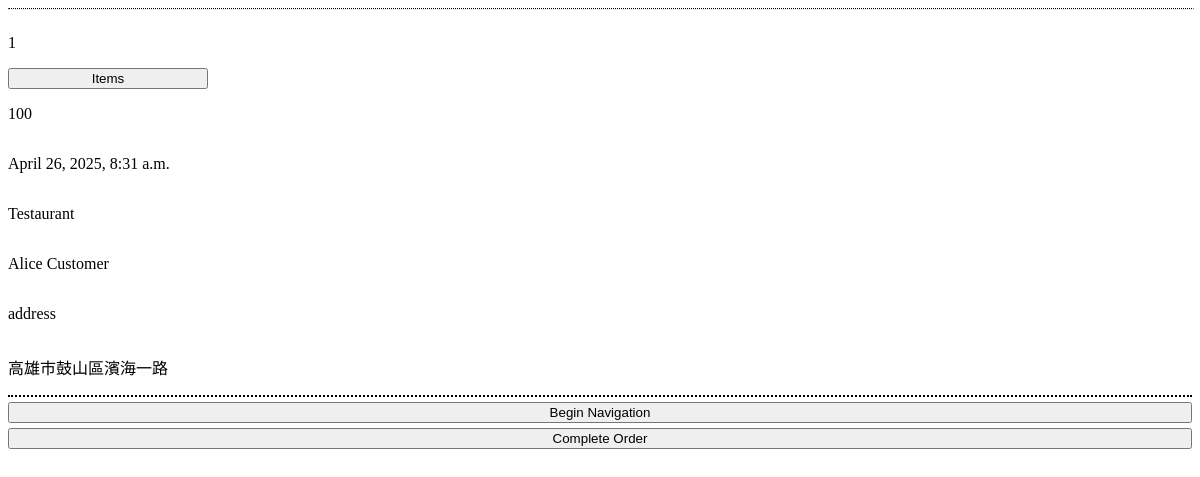
The page /CurrentDelivery/6 on the database as committed earlier.
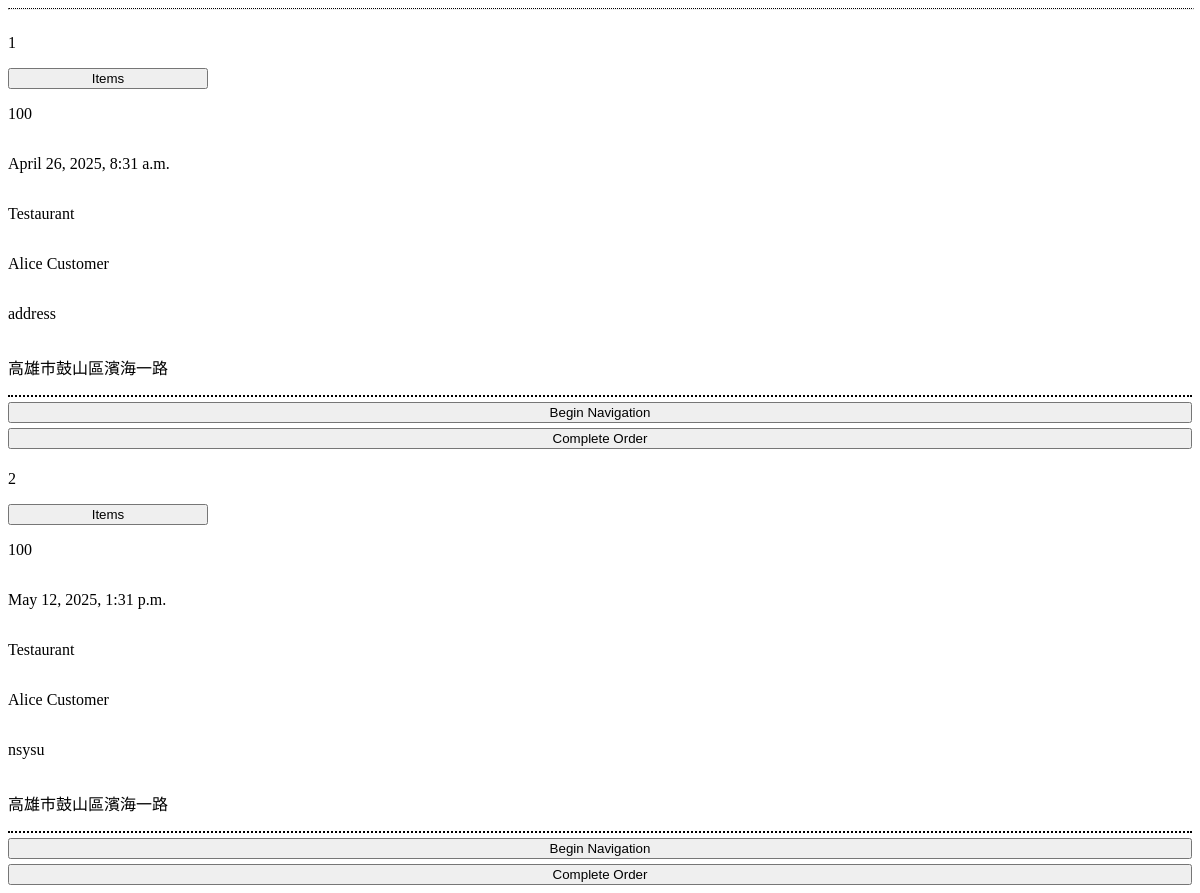
The same page on the database as committed later.
### database/models.py (models this page shows)
class Order(models.Model):
    user = models.ForeignKey(User, on_delete=models.CASCADE, related_name='orders')
    restaurant = models.ForeignKey(Restaurant, on_delete=models.CASCADE)
    delivery_person = models.ForeignKey(User, on_delete=models.CASCADE, related_name='deliveries', null=True, blank=True)
    items = models.CharField(max_length=100)  # Could later become ManyToMany if needed
    price = models.IntegerField()
    created_at = models.DateTimeField(auto_now_add=True)
    status = models.CharField(max_length=100, default="Pending")
    destination = models.CharField(max_length=100, default="-")
    time = models.DurationField(default=default_duration)
    location = models.TextField(default="-")
    class Meta:
        db_table = "order"

class Restaurant(models.Model):
    Rid = models.AutoField(primary_key=True)
    name = models.CharField(max_length=100)
    picture = models.ImageField(upload_to='restaurant_pics/', blank=True)
    address = models.CharField(max_length=100, default="-")
    desc = models.TextField(default="-")
    opening_time = models.TimeField(null=True, blank=True)
    closing_time = models.TimeField(null=True, blank=True)
    latitude = models.FloatField(null=True)
    longitude = models.FloatField(null=True)
    status = models.CharField(max_length=20, default="closed")
    class Meta:
        db_table = "restaurant"

class User(models.Model):
    user_id = models.AutoField(primary_key=True)
    name = models.CharField(max_length=100)
    email = models.EmailField(unique=True)
    password = models.CharField(max_length=100)
    created_at = models.DateTimeField(auto_now_add=True)
    class Meta:
        db_table = "user"

### OrderPage/views.py (the view)
# urls.py: path('CurrentDelivery/<int:deliID>', views.ShowCurrentOrder),
def ShowCurrentOrder(request, deliID):
    Current = Order.objects.raw("SELECT * FROM 'order' WHERE delivery_person_id = %s AND status = 'pending' OR status='on route' OR status='Food Done'", [deliID])
    CurrentOrders = []
    for c in Current:
        foods = []
        orderItemsId = c.items.split(",")
        for id in orderItemsId:
            food = list(Item.objects.raw("SELECT * FROM item WHERE id = %s", [id]))[0]
            foods.append({"name":food.name, "price": food.price})
        restaurant = Restaurant.objects.get(Rid=c.restaurant_id)
        restaurant_name = restaurant.name
        restaurant_address = restaurant.address
        customer = Customer.objects.get(user_id = c.user_id)
        if c.status == "on route":
            canStartNav = False
        else:
            canStartNav = True
        details = {
        "id": c.id,
        "items": json.dumps(foods),
        "price": c.price,
        "created": c.created_at,
        "restaurant": restaurant_name,
        "customer": customer.name,
        "destination": c.destination,
        "rest_dest": restaurant_address,
        "cust_id": c.user_id,
        "status": c.status,
        "canStartNav": canStartNav
        }
        CurrentOrders.append(details)
    return render(request, "Details.html", {'detail': CurrentOrders, "deliP": deliID, "CanTake":False, "CanComplete":True})

### template/Details.html (shortened to what this page needs)
<!DOCTYPE html>
<html>
    <head>
        {% load static %}
        <link rel="stylesheet" href="{% static 'style.css' %}">
        {% load static %}
        {% load static %}
    </head>
    <body>
      <hr style="border-top: dotted 1px;" class="line" />
      <div id="detailsPage">
      {% for d in detail%}
      <div class="detailsTab">
      <p>{{d.id}}</p>
      <button class="ShowCurrentOrderItems" data-items = '{{d.items|safe}}'>Items</button>
      <p>{{d.price}}</p>
      <p>{{d.created}}</p>
      <p>{{d.restaurant}}</p>
      <p>{{d.customer}}</p>
      <p>{{d.destination}}</p>
      <p>{{d.rest_dest}}</p>
      </div>
      {% if CanComplete %}
      <button class="BeginNav" data-order="{{ d.id }}" data-customer = "{{d.cust_id}}">Begin Navigation</button>
      <button class="CompleteOrderBtn" data-order-id="{{ d.id }}" data-user = "{{deliP}}" data-customer = "{{d.cust_id}}">Complete Order</button>
      {%endif%}
      {%endfor%}
    </div>
    </body>
</html>

### OrderPage/static/style.css (style rules this page uses)
.line { width: 100%; }
#detailsPage, #VenderArea { display: flex; flex-direction: column; gap: 5px }
.detailsTab, .detailsVendorTab { display: flex; flex-direction:column ; overflow: auto; border-bottom: dotted 2px black; }
.ShowCurrentOrderItems { width: 200px; }

Rows that differ between the two databases and show on the page:
added Order: created "May 12, 2025, 1:31 p.m.", destination "nsysu"
Other text that changed with them:
new list line: "2 Items 100 Begin Navigation Complete Order"
new list line: "Testaurant 高雄市鼓山區濱海一路"
new list line: "Alice Customer"
